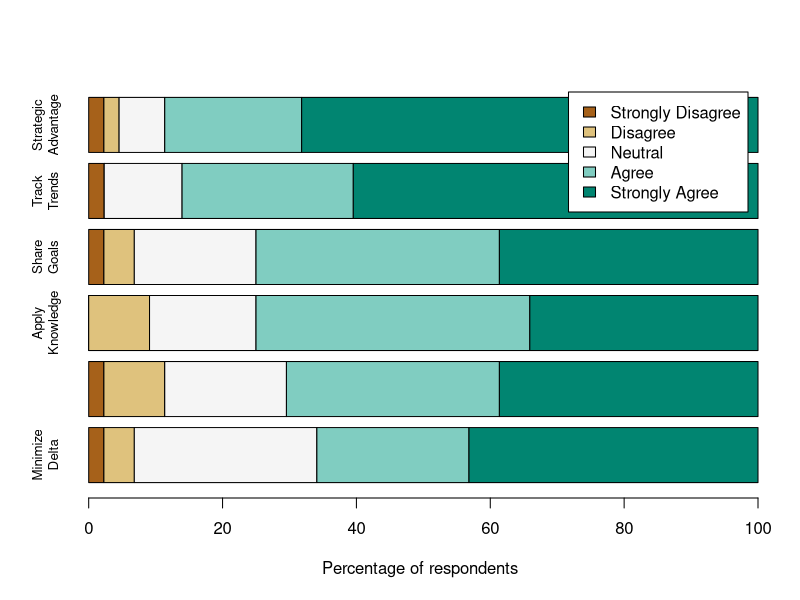

Recreate this plot in R.
# total nonsense

library(RColorBrewer)

args <- commandArgs(TRUE)
outFile = args[1]

survey <- read.csv("survey_results.csv",head=TRUE)

# factors make sure all 5 options are represented, even if a particular option
# was never chosen for a particular question
strategic <- table(factor(survey$strategic, levels = c(1:5)))
tracking <- table(factor(survey$tracking, levels = c(1:5)))
goals <- table(factor(survey$goals, levels = c(1:5)))
cop <- table(factor(survey$cop, levels = c(1:5)))
reward <- table(factor(survey$reward, levels = c(1:5)))
mindelta <- table(factor(survey$mindelta, levels = c(1:5)))

# convert counts to percentages
perstrategic <- strategic / sum(strategic) * 100
pertracking <- tracking / sum(tracking) * 100
pergoals <- goals / sum(goals) * 100
percop <- cop / sum(cop) * 100
perreward <- reward / sum(reward) * 100
permindelta <- mindelta / sum(mindelta) * 100


counts <- rbind(permindelta, perreward, percop, pergoals, pertracking, perstrategic)

tcounts <- t(counts)
rownames(tcounts) <- c("Strongly Disagree", "Disagree", "Neutral", "Agree", "Strongly Agree")
colnames(tcounts) <- c("Minimize\nDelta", "Reward\nIndividuals", "Apply\nKnowledge", "Share\nGoals", "Track\nTrends", "Strategic\nAdvantage")

print(tcounts)
png(outFile, width=600)
barplot(tcounts,
    horiz=TRUE,
    xlab="Percentage of respondents",
    col=brewer.pal(5,"BrBG"),
    legend = rownames(tcounts),
    cex.names=0.8
   )
